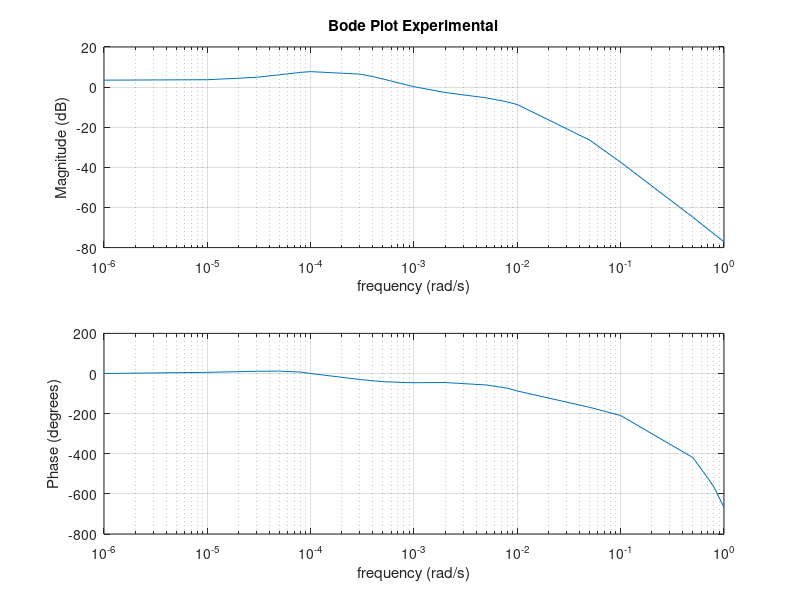
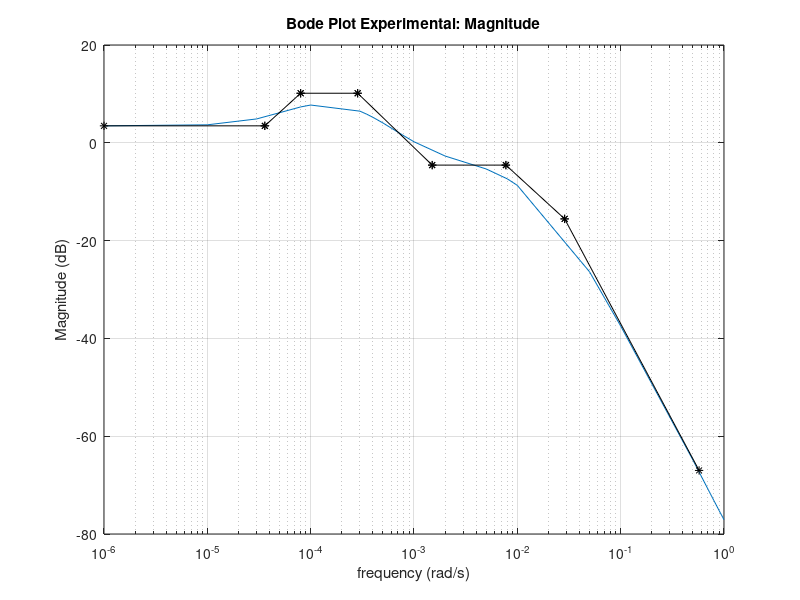
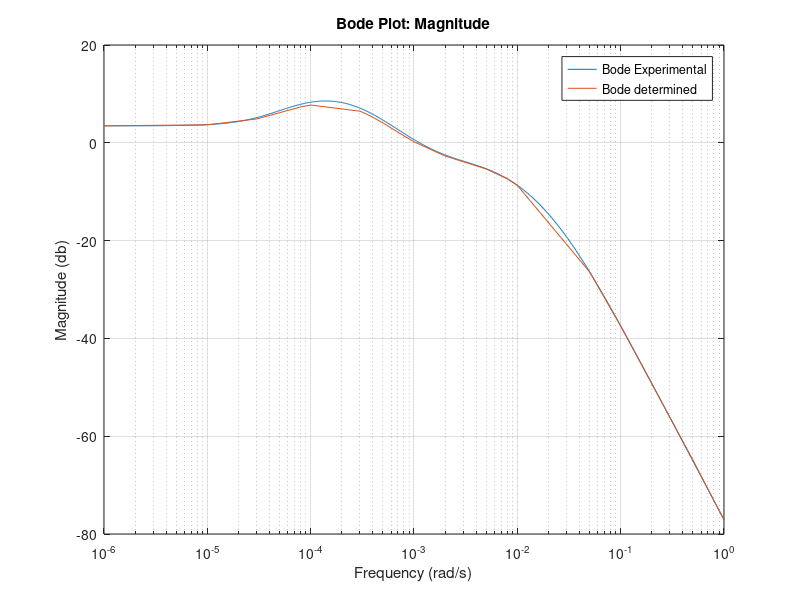
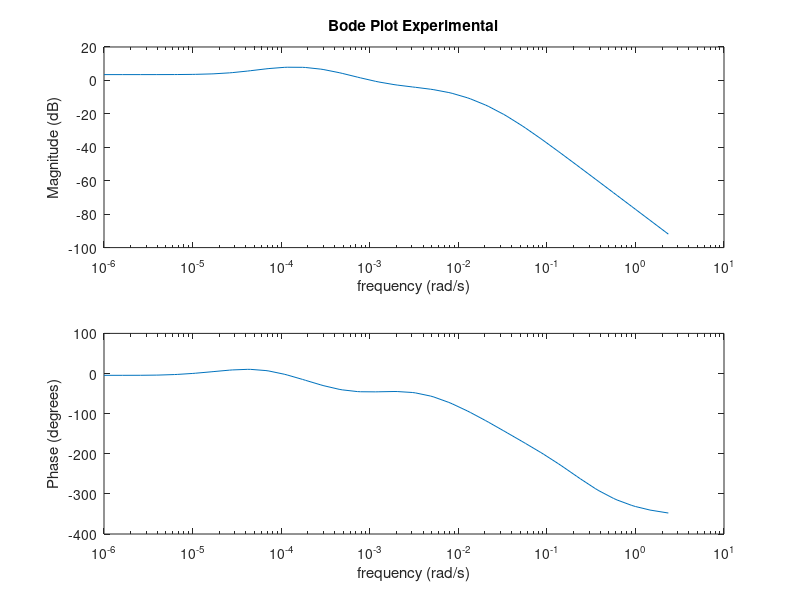

Write MATLAB code to recreate these figures, in order. (Note: this script raises an error after producing the figures.)
%% SECTION 2
%% EXPERIMENTAL BODE
%Graphical Values:
%These were determined by hand
format shortE
f = 10^-6*[1, 10, 30, 50, 80, 100, 300, 350, 400, 500, 800, 1000, 2000, 5000, 8000, 10000, 50000, 100000, 500000, 700000, 800000, 900000, 1000000];
M = [3.469, 3.677, 4.881, 6.154, 7.336, 7.723, 6.469, 5.836, 5.216, 4.061, 1.416, 0.214, -2.704, -5.352, -7.373, -8.707, -26.384, -37.464, -64.86, -70.845, -73.191, -75.269, -77.07];
phi = [0, 5.869, 11.344, 11.84, 7.261, 0, -29.840, -33.449 -36.165, -40.594, -45.063, -45.837, -45, -57.037, -72.896, -87.186, -168.470, -209.531, -419.072, -522.554, -566.172, -619.997, -667.449];

%Construction of bode plot:
figure (1)
hold on 
subplot(2,1,1)
semilogx(f,M)
hold on
title('Bode Plot Experimental')
xlabel('frequency (rad/s)')
ylabel('Magnitude (dB)')
grid on
subplot(2,1,2)
semilogx(f,phi)
hold on
xlabel('frequency (rad/s)')
ylabel('Phase (degrees)')
grid on

%Construction of Assymptotes to bode plot:
figure(2)
semilogx(f,M)
hold on
title('Bode Plot Experimental: Magnitude')
xlabel('frequency (rad/s)')
ylabel('Magnitude (dB)')
semilogx([1*10^-6, 3.6*10^-5],[3.469, 3.469],'k-*')
semilogx([3.6*10^-5, 8*10^-5],[3.469,10.136],'k-*')
semilogx([8*10^-5, 2.85*10^-4],[10.136, 10.136],'k-*')
semilogx([2.85*10^-4, 1.5*10^-3],[10.136, -4.56],'k-*')
semilogx([1.5*10^-3, 7.75*10^-3],[-4.56, -4.56],'k-*')
semilogx([7.75*10^-3, 0.0287],[-4.56, -15.56],'k-*')
semilogx([0.0287,0.574],[-15.56, -67],'k-*')
grid on
hold off

%Transport Lag:
s = tf('s');
num2 = 1.4*10^-4*(s+1.5*10^-3)*(s+3.6*10^-5);
den2 = (s+7.75*10^-3)*(s+8*10^-5)*(s+2.87*10^-2)*(s+2.85*10^-4);
hs2 = num2/den2;
[mag_hs2,phase_hs2,freq_hs2] = bode(hs2);
mag_hs2 = 20*log10(mag_hs2);
figure(3)
semilogx(freq_hs2(:), mag_hs2(:))
hold on 
semilogx(f,M)
title('Bode Plot: Magnitude')
xlabel('Frequency (rad/s)')
ylabel('Magnitude (db)')
grid on
legend('Bode Experimental','Bode determined')
hold off

%% Pade Function

%Data from Frequency Response Estimation
magp = [ 3.4770e+00   3.4770e+00   3.4782e+00   3.4840e+00   3.4861e+00   3.5120e+00   3.5206e+00   3.6106e+00   3.6382e+00  3.8888e+00   3.9594e+00   4.5176e+00   4.6603e+00   5.6064e+00   5.8145e+00   6.9078e+00   7.0992e+00   7.8173e+00 7.8901e+00   7.8337e+00   7.7313e+00   6.7484e+00   6.4576e+00   4.6432e+00   4.2111e+00   1.9824e+00   1.5178e+00 -5.5873e-01  -9.4594e-01  -2.5017e+00  -2.7755e+00  -3.8972e+00  -4.1221e+00  -5.2643e+00  -5.5576e+00  -7.2573e+00 -7.7272e+00  -1.0344e+01  -1.1045e+01  -1.4693e+01  -1.5641e+01  -2.0323e+01  -2.1512e+01  -2.7089e+01  -2.8468e+01 -3.4631e+01  -3.6127e+01  -4.2583e+01  -4.4143e+01  -5.0719e+01  -5.2316e+01  -5.8931e+01  -6.0551e+01  -6.7173e+01 -6.8811e+01  -7.5426e+01  -7.7081e+01  -8.3684e+01  -9.1943e+01];
phasep = [-4.5000e+00  -4.4949e+00  -4.4003e+00  -3.9842e+00  -3.8482e+00  -2.5798e+00  -2.2466e+00   2.1218e-01   7.6794e-01  4.2115e+00   4.8958e+00   8.3844e+00   8.9302e+00   1.0420e+01   1.0332e+01   7.3298e+00   6.2346e+00  -1.7356e+00 -3.6776e+00  -1.4689e+01  -1.7004e+01  -2.8376e+01  -3.0504e+01  -3.9349e+01  -4.0721e+01  -4.5037e+01  -4.5444e+01 -4.5712e+01  -4.5538e+01  -4.4863e+01  -4.4931e+01  -4.7278e+01  -4.8343e+01  -5.6181e+01  -5.8548e+01  -7.2009e+01 -7.5506e+01  -9.3012e+01  -9.7249e+01  -1.1713e+02  -1.2182e+02  -1.4291e+02  -1.4781e+02  -1.6920e+02  -1.7420e+02  -1.9615e+02  -2.0148e+02  -2.2520e+02  -2.3111e+02  -2.5648e+02  -2.6259e+02  -2.8660e+02  -2.9198e+02  -3.1120e+02  -3.1523e+02  -3.2875e+02  -3.3149e+02  -3.4033e+02  -3.4772e+02];
freqp = [1.0000e-06   1.6103e-06   2.5929e-06   3.8857e-06   4.1753e-06   6.2513e-06   6.7234e-06   1.0057e-05   1.0826e-05 1.6180e-05   1.7433e-05   2.6031e-05   2.8072e-05   4.1879e-05   4.5204e-05   6.7375e-05   7.2790e-05   1.0839e-04 1.1721e-04   1.7439e-04   1.8874e-04   2.8055e-04   3.0392e-04   4.5136e-04   4.8939e-04   7.2615e-04   7.8805e-04 1.1682e-03   1.2690e-03   1.8795e-03   2.0434e-03   3.0237e-03   3.2903e-03   4.8646e-03   5.2983e-03   7.8263e-03 8.5317e-03   1.2591e-02   1.3738e-02   2.0257e-02   2.2122e-02   3.2589e-02   3.5622e-02   5.2430e-02   5.7362e-02 8.4350e-02   9.2367e-02   1.3570e-01   1.4874e-01   2.1832e-01   2.3950e-01   3.5124e-01   3.8566e-01   5.6507e-01 6.2102e-01   9.0910e-01   1.0000e+00   1.4626e+00   2.3530e+00];

%Construction of bode plot:
figure (4)
hold on 
subplot(2,1,1)
semilogx(freqp,magp)
hold on
title('Bode Plot Experimental')
xlabel('frequency (rad/s)')
ylabel('Magnitude (dB)')
subplot(2,1,2)
semilogx(freqp,phasep)
hold on
xlabel('frequency (rad/s)')
ylabel('Phase (degrees)')

%Assympote Construction:
figure(5)
semilogx(freqp,magp)
hold on
title('Bode Plot Experimental (Pade): Magnitude')
xlabel('frequency (rad/s)')
ylabel('Magnitude (dB)')
semilogx([1*10^-6, 3.6*10^-5],[3.469, 3.469],'k-*')
semilogx([3.6*10^-5, 8*10^-5],[3.469,10.136],'k-*')
semilogx([8*10^-5, 2.85*10^-4],[10.136, 10.136],'k-*')
semilogx([2.85*10^-4, 1.5*10^-3],[10.136, -4.56],'k-*')
semilogx([1.5*10^-3, 7.75*10^-3],[-4.56, -4.56],'k-*')
semilogx([7.75*10^-3, 0.0287],[-4.56, -15.56],'k-*')
semilogx([0.0287,  0.574],[-15.56, -67],'k-*')
grid on
hold off

%Non Minimum Term:
figure (6)
semilogx(freqp,phasep)
hold on
xlabel('frequency (rad/s)')
ylabel('Phase (degrees)')
title('Bode for Pade Approximation')
semilogx(freq_hs2(:),phase_hs2(:))
grid on
legend('Bode Experimental','Bode determined')
hold off

%Determining wnm:
figure(7)
semilogx(freqp,phasep)
hold on
xlabel('frequency (rad/s)')
ylabel('Phase (degrees)')
title('Bode for Pade Approximation')
semilogx([10^-3,10],[-180,-180],'r--')
semilogx([10^-3,10],[-360,-360],'r--')
semilogx([10^-3,10],[-270,-270],'r--')
grid on
hold off

%Checking results
gpade2_exp = num2*(-s+0.27)/den2/(s+0.27);
[m,p,f] = bode(gpade2_exp);
figure(8)
semilogx(f(:),p(:)-360)
hold on
semilogx(freqp,phasep)
xlabel('frequency (rad/s)')
ylabel('Phase (degrees)')
title('Bode for Pade Approximation')
legend('Bode Experimental','Bode determined')
grid on

%% Pade Approximation vs Exact
sys = exp(-8.5*s);
sysx = pade(sys,1);
gexact = num2*sys/den2;
gpade2 = num2*sysx/den2;
figure(9)
bode(gpade2)
hold on
bode(gexact)
bode(hs2)
legend('Bode Pade','Bode Exact','Bode Without Transport Lag')
grid on
hold off

%Divergence Frequency
w = 0.01:0.0001:0.1;
g = 0.95-2*atan(w./0.2353)./(8.5*w);
figure (10)
plot(w,g)
hold on 
xlabel('Frequency (rad/sec)')
ylabel('g(w)')
title('g vs Frequency')
grid on

%Higher orders
%Bode
figure(11)
bode(gexact)
hold on
for l =1:2:9
    sysx = pade(sys,l);
    gpadeHO = num2*sysx/den2;
    bode(gpadeHO)
end
legend('Bode Exact','Bode Pade Order 1','Bode Pade Order 3','Bode Pade Order 5','Bode Pade Order 7', 'Bode Pade Order 9')
grid on
hold off

%Root Locus
j =[12,13,14]
k=1;
for l =[1,4,9]
    sysx = pade(sys,l);
    gpadeHO = sysx*num2/den2;
    figure(j(k))
    rlocus(gpadeHO)
    k=k+1;
end

%Linearize
[A,B,C,D]=linmod('SimulinkModelLM');

%% Section III
%Function Gpade3
s = tf('s');
num3 = exp(-8.5*s)*0.17*(s+0.05)*(s+0.08);
den3 = (s+0.1)*(s+0.03)*(s+0.004)*(s+5*10^-4);
g3 = num3/den3;

%Simulating the system to a step response
g3_feedback = feedback(g3,1);
figure(15)
step(g3_feedback)

% LAG LEAD NETWORK
% _D is used to indicate values at the desired locations
% _B is used for Bisection method

%Finding Angle of Deficiency
s3 = -3.33*10^-3+2.9864*10^-3*i;
num3_D = (-s3+0.2353)*0.17*(s3+0.05)*(s3+0.08);
den3_D = (s3+0.2353)*(s3+0.1)*(s3+0.03)*(s3+0.004)*(s3+5*10^-4);
gpade3_D = num3_D/den3_D;
phase_gpade3_D=angle(gpade3_D);
deficiency = (pi-phase_gpade3_D)*180/pi;

% METHOD 1: Bisection

%Lead Network Design
glead3 = (s+3.52*10^(-3))/(s+5.68*10^(-3)); %without compensator gain
glead3_D = evalfr(glead3,s3);
phase_glead3_B_D = angle(glead3_D)*180/pi;
Kc = real(-1/(glead3_D*gpade3_D));
glead3 = Kc*glead3;

%Lag Network Design
T2 = 1:1:11000;
beta_B = 10.55;
mag_lag_B =[];
phase_lag_B = [];
for l = 1:length(T2)
    glag_D = (s3+1./T2(l))./(s3+1./(beta_B*T2(l)));
    mag_lag_B = [mag_lag_B abs(glag_D)];
    phase_lag_B = [phase_lag_B angle(glag_D)];
end

%We look over the matricies mag_lag_B and phase_lag_B to determine suitable
%values of T2 to satisfy the angle and magnitude conditions

T2_B1=2000;

%Test: Bisection
glag3 =(s+1/T2_B1)/(s+1/(beta_B*T2_B1));
gcompensated_3 = glag3*glead3*g3;
gcompensated_fb = feedback(gcompensated_3,1);
pole(gcompensated_fb)
zero(gcompensated_fb)

%% PID Controller
s = tf('s');
num3 = (-s+0.2353)*0.17*(s+0.05)*(s+0.08);
den3 = (s+0.2353)*(s+0.1)*(s+0.03)*(s+0.004)*(s+5*10^-4);
gpade3 = num3/den3

%angle of deficiency is equal to 34.536 
z1=0.0004;
angle3=(deficiency*(pi/180)+angle(s3)-angle(s3+z1))*180/pi;
z2=((imag(s3)/tand(angle3))-real(s3));

GPID3s3=((s3+z1)*(s3+z2))/s3;
K3=(1/(abs(gpade3_D)*abs(GPID3s3)))

GPID3=K3*((s+z1)*(s+z2))/s;
Gcompensated_PID3=GPID3*g3;
Compensated_PID_fb3=feedback(Gcompensated_PID3,1); %%Closed loop feedback for
%the system

pole(Compensated_PID_fb3)
zero(Compensated_PID_fb3)

%% Verification
% Simulation to step input
figure(16)
hold on
step(gcompensated_fb)
grid on
hold off
stepinfo(gcompensated_fb)

stepinfo(Compensated_PID_fb3)
figure (17)
hold on
step(Compensated_PID_fb3)
grid on
hold off

%Comparison to second order
%_so means second order 
den_so = conv([1 -s3],[1 -conj(s3)]);
num_so = den_so(3);
g_so = tf(num_so,den_so);

figure(18)
step(gcompensated_fb,2000)
hold on
step(Compensated_PID_fb3,2000)
step(g_so,2000)
legend('Lag Lead Compensated', 'PID Compensated', 'Second Order')
grid on
hold off

% Phase and Gain Margins
[Gm_LL,Pm_LL,Wcg_LL,Wcp_LL] = margin(gcompensated_3)
[Gm_PID,Pm_PID,Wcg_PID,Wcp_PID] = margin(Gcompensated_PID3)



